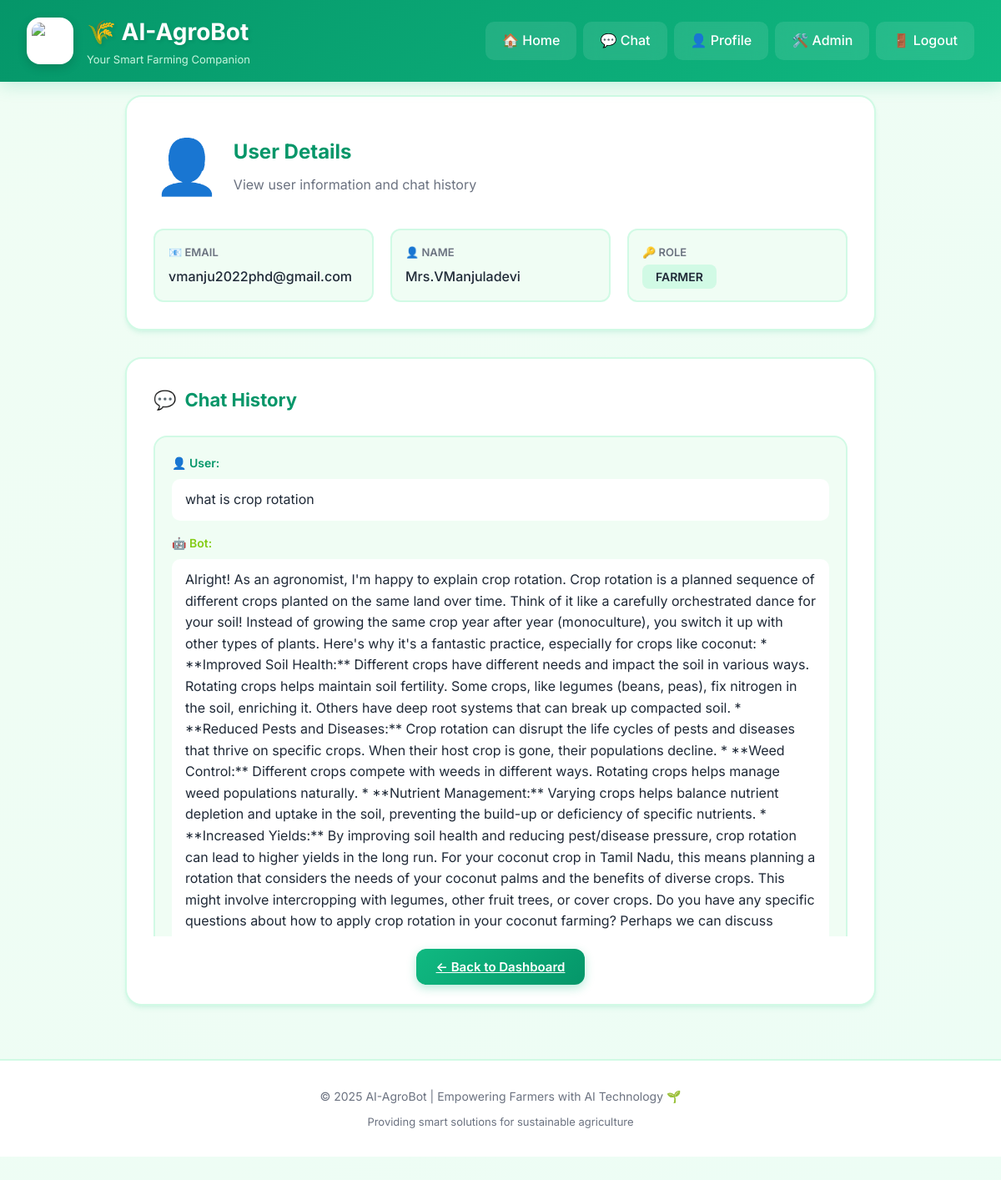
Page /admin/user/2 (signed in) on the committed database.
### database.py (models this page shows)
class User(UserMixin, db.Model):
    __tablename__ = "users"
    id = db.Column(db.Integer, primary_key=True)
    email = db.Column(db.String(200), unique=True, nullable=False)
    password = db.Column(db.String(200), nullable=False)
    name = db.Column(db.String(100))
    role = db.Column(db.String(20), default="farmer")
    primary_crop = db.Column(db.String(100))
    region = db.Column(db.String(100))
    preferred_language = db.Column(db.String(20), default="en")

class ChatHistory(db.Model):
    __tablename__ = "chat_history"
    id = db.Column(db.Integer, primary_key=True)
    user_id = db.Column(db.Integer, db.ForeignKey("users.id"), nullable=True)
    user_message = db.Column(db.Text)
    bot_response = db.Column(db.Text)
    created_at = db.Column(db.DateTime, default=datetime.utcnow)
    feedback = db.Column(db.String(20), nullable=True)

### app.py (the view)
@app.route("/admin/user/<int:user_id>")
@login_required
def admin_view_user(user_id):
    if current_user.role != "admin":
        flash("Access denied", "danger")
        return redirect(url_for("home"))  # Changed
    user = User.query.get_or_404(user_id)
    chats = ChatHistory.query.filter_by(user_id=user.id).order_by(ChatHistory.created_at.desc()).all()
    return render_template("admin_view_user.html", user=user, chats=chats)

### app.py (called while the page is built)
@login_manager.user_loader
def load_user(user_id):
    return db.session.get(User, int(user_id))

### templates/admin_view_user.html (shortened to what this page needs)
{% extends "base.html" %}
{% block content %}
<div style="max-width: 900px; margin: 0 auto;">
  <div style="background: var(--card); padding: 32px; border-radius: 20px; box-shadow: var(--shadow); border: 2px solid var(--border); margin-bottom: 32px;">
    <div style="display: flex; align-items: center; gap: 16px; margin-bottom: 24px;">
      <span style="font-size: 64px;">👤</span>
      <div>
        <h2 style="color: var(--primary-dark); margin: 0 0 8px 0;">User Details</h2>
        <p style="color: var(--text-light); margin: 0;">View user information and chat history</p>
      </div>
    </div>
    <div style="display: grid; grid-template-columns: repeat(auto-fit, minmax(250px, 1fr)); gap: 20px;">
      <div style="padding: 16px; background: var(--bg); border-radius: 12px; border: 2px solid var(--border);">
        <p style="color: var(--text-light); font-size: 13px; margin: 0 0 6px 0; font-weight: 600; text-transform: uppercase;">📧 Email</p>
        <p style="color: var(--text); font-size: 16px; margin: 0; font-weight: 500;">{{ user.email }}</p>
      </div>
      <div style="padding: 16px; background: var(--bg); border-radius: 12px; border: 2px solid var(--border);">
        <p style="color: var(--text-light); font-size: 13px; margin: 0 0 6px 0; font-weight: 600; text-transform: uppercase;">👤 Name</p>
        <p style="color: var(--text); font-size: 16px; margin: 0; font-weight: 500;">{{ user.name or 'Not provided' }}</p>
      </div>
      <div style="padding: 16px; background: var(--bg); border-radius: 12px; border: 2px solid var(--border);">
        <p style="color: var(--text-light); font-size: 13px; margin: 0 0 6px 0; font-weight: 600; text-transform: uppercase;">🔑 Role</p>
        <p style="margin: 0;">
          <span style="padding: 6px 16px; border-radius: 8px; font-size: 14px; font-weight: 600; background: {% if user.role == 'admin' %}var(--accent){% else %}var(--primary-light){% endif %}; color: var(--text);">
            {{ user.role|upper }}
          </span>
        </p>
      </div>
    </div>
  </div>
  <div style="background: var(--card); padding: 32px; border-radius: 20px; box-shadow: var(--shadow); border: 2px solid var(--border);">
    <h3 style="color: var(--primary-dark); margin: 0 0 24px 0; display: flex; align-items: center; gap: 10px;">
      <span>💬</span> Chat History
    </h3>
    {% if chats %}
      <div style="max-height: 600px; overflow-y: auto;">
        {% for c in chats %}
          <div style="margin-bottom: 24px; padding: 20px; background: var(--bg); border-radius: 16px; border: 2px solid var(--border);">
            <div style="margin-bottom: 16px;">
              <p style="color: var(--primary-dark); font-weight: 600; margin: 0 0 8px 0; font-size: 14px;">
                👤 User:
              </p>
              <p style="color: var(--text); margin: 0; line-height: 1.6; padding: 12px 16px; background: white; border-radius: 10px;">
                {{ c.user_message }}
              </p>
            </div>
            <div>
              <p style="color: var(--secondary); font-weight: 600; margin: 0 0 8px 0; font-size: 14px;">
                🤖 Bot:
              </p>
              <p style="color: var(--text); margin: 0; line-height: 1.6; padding: 12px 16px; background: white; border-radius: 10px;">
                {{ c.bot_response }}
              </p>
            </div>
          </div>
        {% endfor %}
      </div>
    {% endif %}
    <div style="margin-top: 24px; text-align: center;">
      <a href="{{ url_for('admin_dashboard') }}" class="btn">← Back to Dashboard</a>
    </div>
  </div>
</div>
{% endblock %}

### static/style.css (style rules this page uses)
:root { --primary: #10b981; --primary-dark: #059669; --primary-light: #d1fae5; --secondary: #84cc16; --accent: #fbbf24; --muted: #6b7280; --bg: #f0fdf4; --bg-secondary: #ecfdf5; --card: #ffffff; --text: #1f2937; --text-light: #6b7280; --border: #d1fae5; --shadow: 0 4px 6px -1px rgba(16, 185, 129, 0.1), 0 2px 4px -1px rgba(16, 185, 129, 0.06); --shadow-lg: 0 10px 15px -3px rgba(16, 185, 129, 0.1), 0 4px 6px -2px rgba(16, 185, 129, 0.05); }
* { box-sizing: border-box; margin: 0; padding: 0; }
body { font-family: 'Inter', -apple-system, BlinkMacSystemFont, 'Segoe UI', Roboto, 'Helvetica Neue', Arial, sans-serif; background: linear-gradient(135deg, #f0fdf4 0%, #ecfdf5 100%); color: var(--text); line-height: 1.6; min-height: 100vh; }
.btn, button { background: linear-gradient(135deg, var(--primary) 0%, var(--primary-dark) 100%); color: white; border: none; padding: 12px 24px; border-radius: 12px; cursor: pointer; font-weight: 600; font-size: 15px; transition: all 0.3s ease; box-shadow: 0 4px 12px rgba(16, 185, 129, 0.3); }
.admin-kb h3, .admin-chats h3, .main h3 { color: var(--primary-dark); margin-bottom: 20px; font-size: 22px; font-weight: 700; }

### rows in the picture
User: email "vmanju2022phd@gmail.com", name "Mrs.VManjuladevi", role "FARMER"
ChatHistory: user_message "what is crop rotation", bot_response "Alright! As an agronomist, I'm happy to explain crop rotation. Crop rotation is a planned sequence of different crops planted on the same land over time. Think of it like a carefully orchestrated dance for your soil! Instead of growing the same crop year after year (monoculture), you switch it up with other types of plants. Here's why it's a fantastic practice, especially for crops like coconut: * **Improved Soil Health:** Different crops have different needs and impact the soil in various ways. Rotating crops helps maintain soil fertility. Some crops, like legumes (beans, peas), fix nitrogen in the soil, enriching it. Others have deep root systems that can break up compacted soil. *…"
